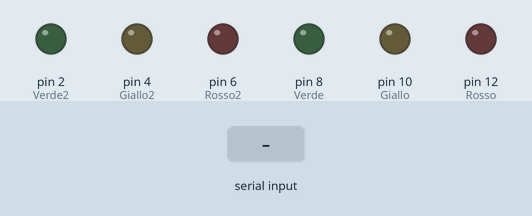
Bench run of a sketch on a simulated Arduino Uno, built with avr-gcc and run on an emulated ATmega328P. On the bench: output pins drawn as LEDs (lit = HIGH). Dashed ring = blinking. Inputs (shaded band) come from the test bench. What the sketch prints to the serial monitor is not drawn.

Above: at 0.9 s.
1.0 s: "90,45\n" received over Serial
3.5 s: "30,150\n" received over Serial
6.0 s: "0\n" received over Serial
8.5 s: "5\n" received over Serial
At 10.2 s:
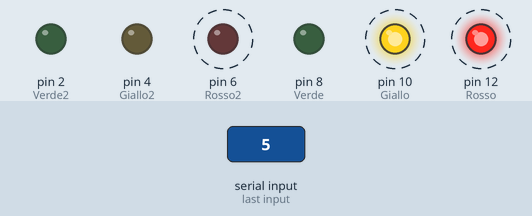
Timing chart, 0 to 15.5 s (numbered marks = the images above; inputs shaded):
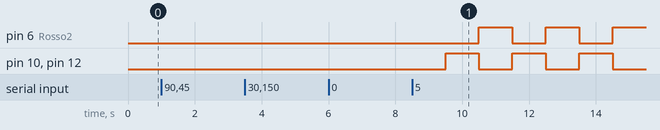

The sketch:

sketch_2.ino
```cpp
int Rosso = 12;
int Giallo = 10;
int Verde = 8;
int Rosso2 = 6;
int Giallo2 = 4;
int Verde2 = 2;
int TempoVerde = 0;
int TempoGiallo = 0;
int TempoRosso = 0;
int tempolampeggio = 0;
int numerolampeggio = 0;

void setup() {
  // put your setup code here, to run once:
 Serial.begin(9600);
 pinMode(Rosso, OUTPUT);
 pinMode(Giallo, OUTPUT);
 pinMode(Verde, OUTPUT);
 pinMode(Rosso2, OUTPUT);
 pinMode(Giallo2, OUTPUT);
 pinMode(Verde2, OUTPUT);
 TempoRosso = inputValori("Quanto tempo vuoi far durare il rosso? ");
 TempoGiallo = inputValori("Quanto tempo vuoi far durare il giallo? ");
 TempoVerde = inputValori("Quanto tempo vuoi far durare il verde?");
 numerolampeggio = inputValori("Quanti lampeggi vuoi che faccia il verde?");

}
void loop() {
  ROSSO();//primo incrocio
  VERDE2();//secondo incrocio
  ROSSOGIALLO();//primo incrocio
  lampeggia(Verde2, tempolampeggio, numerolampeggio);
  delay(1000); //secondo incrocio
  VERDE();//primo incrocio
  ROSSO2();//secondo incrocio
  lampeggia(Verde, tempolampeggio, numerolampeggio);
  delay(1000); //primo incrocio incrocio
  ROSSO2GIALLO2();


}
int inputValori(String richiesta)
{
  Serial.print(richiesta);
  while (Serial.available() == 0) {};
  return (Serial.readString().toInt());
}
void lampeggia(int led, int tempo, int ripetizioni) {
  for (int i = 0;i <= ripetizioni;i++)
  {
  digitalWrite (led,LOW);
  delay(tempo);
  digitalWrite (led,HIGH);
  delay(tempo);
  digitalWrite (led,LOW);
  //ripetizione lampeggio verde
  }
}
void ROSSO(){
  digitalWrite(Rosso, HIGH);
  digitalWrite(Giallo, LOW);
  digitalWrite(Verde, LOW);
  //rosso primo incrocio
}
void ROSSOGIALLO(){
  digitalWrite(Rosso, HIGH);
  digitalWrite(Giallo, HIGH);
  digitalWrite(Verde, LOW);
 //rossogiallo primo incrocio
}
void VERDE(){
  digitalWrite(Rosso, LOW);
  digitalWrite(Giallo, LOW);
  digitalWrite(Verde, HIGH);
 //verde primo incrocio
}
void ROSSO2(){
  digitalWrite(Rosso2, HIGH);
  digitalWrite(Giallo2, LOW);
  digitalWrite(Verde2, LOW);
 //rosso secondo incrocio
}
void ROSSO2GIALLO2(){
  digitalWrite(Rosso2, HIGH);
  digitalWrite(Giallo2, HIGH);
  digitalWrite(Verde2, LOW);
 //rossogiallo secondo incrocio
}
void VERDE2(){
  digitalWrite(Rosso2, LOW);
  digitalWrite(Giallo2, LOW);
  digitalWrite(Verde2, HIGH);
 //verde secondo incrocio
}
```

Measured:
- after the input at 1.0 s, every drawn part: stays the same
- after the input at 3.5 s, every drawn part: stays the same
- after the input at 6.0 s, every drawn part: stays the same
- after the input at 8.5 s, pin 6 (Rosso2): alternates HIGH for 1.0 s and LOW for 1.0 s, starting after 2.0 s; pin 10 (Giallo), pin 12 (Rosso): alternates HIGH for 1.0 s and LOW for 1.0 s, starting after 1.0 s
